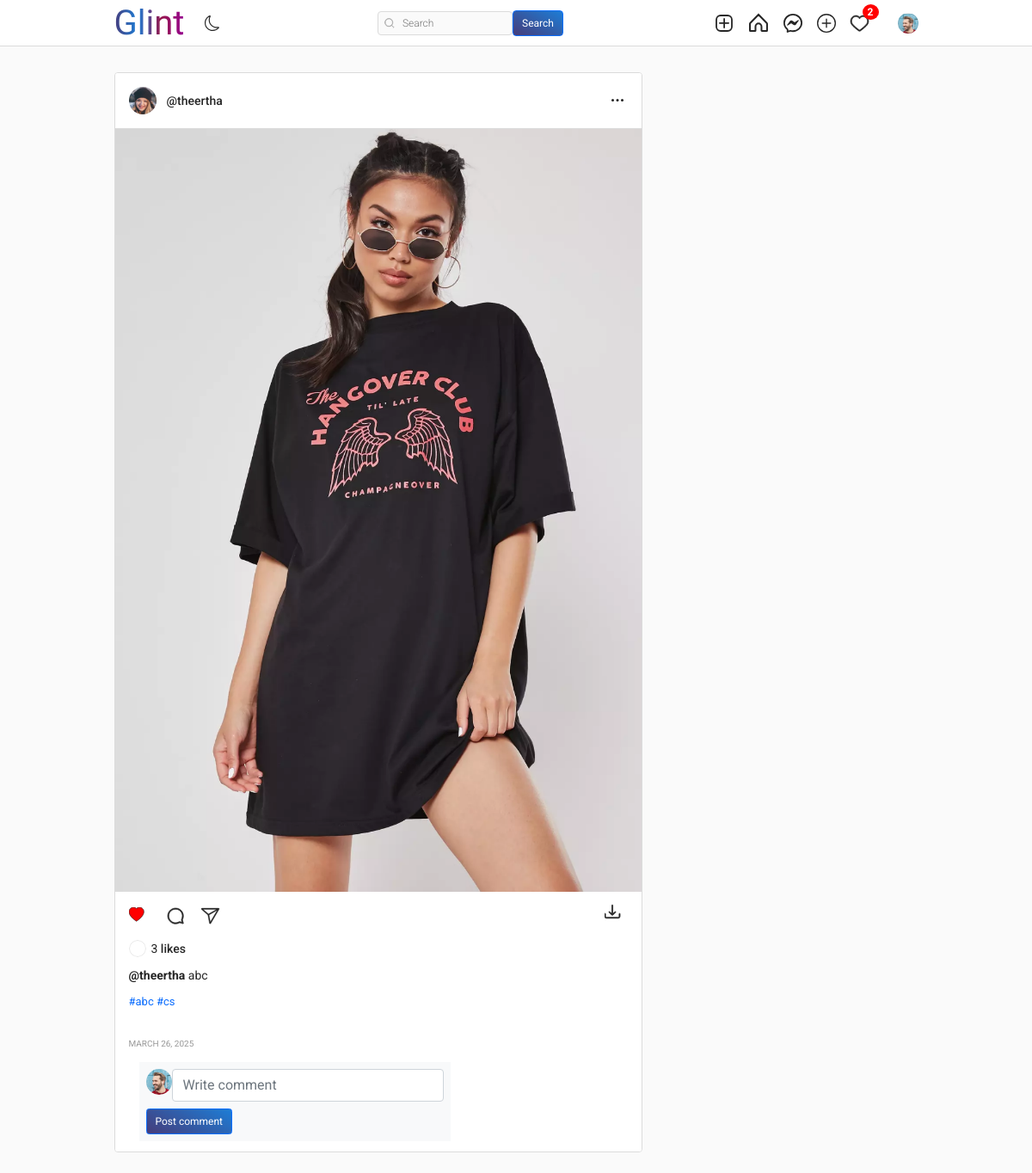
The app's page /post/27288815-5d88-4959-9808-7f38b6192b43 (signed in) with its own data.
### authy/models.py (models this page shows, shortened)
class Profile(models.Model):
    user = models.OneToOneField(User, related_name='profile', on_delete=models.CASCADE)
    image = models.ImageField(upload_to="profile_pciture", null=True, default="default.jpg")
    first_name = models.CharField(max_length=200, null=True, blank=True)
    last_name = models.CharField(max_length=200, null=True, blank=True)
    bio = models.CharField(max_length=200, null=True, blank=True)
    location = models.CharField(max_length=200, null=True, blank=True)
    url = models.URLField(max_length=200, null=True, blank=True)
    favourite = models.ManyToManyField(Post, blank=True)

### app/models.py (models this page shows, shortened)
class Post(models.Model):
    id = models.UUIDField(primary_key=True, default=uuid.uuid4, editable=False)
    picture = models.ImageField(upload_to=user_directory_path, verbose_name="Picture", null=True)
    caption = models.CharField(max_length=10000, verbose_name="Caption")
    posted = models.DateField(auto_now_add=True)
    tags = models.ManyToManyField(Tag, related_name="tags")
    user = models.ForeignKey(User, on_delete=models.CASCADE)
    likes = models.IntegerField(default=0)

class Tag(models.Model):
    title = models.CharField(max_length=75, verbose_name='Tag')
    slug = models.SlugField(null=False, unique=True)
    class Meta:
        verbose_name = 'Tag'
        verbose_name_plural = 'Tags'
    def get_absolute_url(self):
        return reverse('tags', args=[self.slug])
    def __str__(self):
        return self.title

### app/views.py (the view)
# urls.py: path('<uuid:post_id>', PostDetail, name='post-details'),
@login_required
def PostDetail(request, post_id):
    user = request.user
    post = get_object_or_404(Post, id=post_id)
    comments = Comment.objects.filter(post=post).order_by('-date')
    post.liked = Likes.objects.filter(user=user, post=post).exists()
    profile = Profile.objects.get(user=user)
    post.favourited = profile.favourite.filter(id=post.id).exists()
    if request.method == "POST":
        form = NewCommentForm(request.POST)
        if form.is_valid():
            comment = form.save(commit=False)
            comment.post = post
            comment.user = user
            comment.save()
            return HttpResponseRedirect(reverse('post-details', args=[post.id]))
    else:
        form = NewCommentForm()
    context = {
        'post': post,
        'form': form,
        'comments': comments,
        'liked': post.liked,
    }
    return render(request, 'postdetail.html', context)

### comment/forms.py
class NewCommentForm(forms.ModelForm):
    body = forms.CharField(widget=forms.TextInput(attrs={'class': 'input', 'placeholder': 'Write comment'}), required=True)
    class Meta:
        model = Comment
        fields = ("body",)

### directs/views.py (called while the page is built)
def checkDirects(request):
	directs_count = 0
	if request.user.is_authenticated:
		directs_count = Message.objects.filter(user=request.user, is_read=False).count()
	return {'directs_count':directs_count}

### notification/views.py (called while the page is built)
def CountNotifications(request):
	count_notifications = 0
	if request.user.is_authenticated:
		count_notifications = Notification.objects.filter(user=request.user, is_seen=False).count()
	return {'count_notifications':count_notifications}

### templates/postdetail.html (shortened to what this page needs)
{% extends 'base.html' %}
{% load static %}
{% load crispy_forms_tags %}
{% block content %}
<head>
</head>
    <main class="main-container">
        <section class="content-container">
            <div class="content">
                <div class="posts">
                    <article class="post">
                        <div class="post__header">
                            <div class="post__profile">
                                <a href="{% url 'profile' post.user %}" class="post__avatar">
                                    <img src="{{ post.user.profile.image.url }}" alt="User Picture">
                                </a>
                                <a href="{% url 'profile' post.user %}" class="post__user">@{{ post.user.username }}</a>
                            </div>
                            <button class="post__more-options">
                                <svg width="24" height="24" viewBox="0 0 24 24" fill="none" xmlns="http://www.w3.org/2000/svg">
                                    <circle cx="6.5" cy="11.5" r="1.5" fill="var(--text-dark)"/>
                                    <circle cx="12" cy="11.5" r="1.5" fill="var(--text-dark)"/>
                                    <circle cx="17.5" cy="11.5" r="1.5" fill="var(--text-dark)"/>
                                </svg>
                            </button>
                        </div>
                        <div class="post__content">
                            <div class="post__medias">
                                <a href="{% url 'post-details' post.id %}"><img class="post__media" src="{{ post.picture.url }}" alt="Post Content" style="width:1000%; object-fit: contain;"></a>
                            </div>
                        </div>
                        <div class="post__footer">
                            <div class="post__buttons">
                                {% if post.liked %}
                                <a href="{% url 'like' post.id %}" class="post__button">
                                    <svg width="24" height="24" viewBox="0 0 24 24" xmlns="http://www.w3.org/2000/svg" fill="red" class="bi bi-heart-fill" style="width: 26; height: 26; margin-top: 6;">
                                        <path fill-rule="evenodd" d="M8 1.314C12.438-3.248 23.534 4.735 8 15-7.534 4.736 3.562-3.248 8 1.314" stroke="var(--text-dark)" stroke-width="0.6"/>
                                      </svg>
                                </a>
                                {% endif %}
                                <button class="post__button">
                                </button>
                                <button class="post__button">
                                </button>
                                <button class="post__button post__button--align-right">
                                </button>
                            </div>
                            <div class="post__infos">
                                <div class="post__likes">
                                    <a href="#" class="post__likes-avatar">
                                    </a>
                                    <span>{{post.likes}} <a class="post__name--underline" href="#">likes</a> <a href="#"></a></span>
                                </div>
                                <div class="post__description">
                                    <span>
                                        <a class="post__name--underline" href="#"><b>@{{post.user.username}}</b></a>
                                        {{post.caption}}
                                    </span>
                                </div>
                                <p style="font-size: 13px;">{% for tag in post.tags.all %}
                                    <a href="{{ tag.get_absolute_url }}" style="text-decoration: none;">
                                        #{{ tag }}
                                    </a>
                                    {% endfor %}
                                </p>
                                <span class="post__date-time">{{post.posted}}</span>
                                <div class="container mt-1">
                                    <div class="d-flex justify-content-right row">
                                        <div class="col-md-8 col-lg-8">
                                            <div class="d-flex flex-column comment-section">
                                                <form method="POST">
                                                    <div class="bg-light p-2">
                                                        <div class="d-flex flex-row align-items-start"><img class="rounded-circle" src="{{request.user.profile.image.url}}" width="30" height="30">{{form.body}}</div>
                                                        <div class="mt-2 text-right"><button class="btn btn-primary btn-sm shadow-none" type="submit">Post comment</button></div>
                                                    </div>
                                                </form>
                                            </div>
                                        </div>
                                    </div>
                                </div>
                            </div>
                        </div>
                    </article>
                </div>
            </div>
        </section>
    </main>
{% endblock content %}

### templates/base.html (shortened to what this page needs)
{% load static %}
<!DOCTYPE html>
<html lang="en">
<head>
    <link rel="stylesheet" href="https://cdn.jsdelivr.net/npm/bootstrap-icons@1.8.1/font/bootstrap-icons.css">
    <link href="https://cdn.jsdelivr.net/npm/bootstrap@5.1.3/dist/css/bootstrap.min.css" rel="stylesheet">
    <link rel="stylesheet" type="text/css" href="{% static 'assets1/style.css' %}">
    {% block extra_css %}
    <link rel="stylesheet" type="text/css" href="{% static 'assets1/style3.css' %}">
    {% endblock %}
</head>
<body>
    <header class="header">
        <nav class="header__content">
            <div class="header__buttons">
                    <div class="logos">
                        <p class="zen-dots-regular">Glint</p>
                    </div>
                <button class="header__theme-button" title="Toggle Theme">
                </button>
            </div>
            <form action="{% url 'search-users' %}" method="GET">
                <div class="header__search">
                    <input type="text" placeholder="Search" name="q" value="{{ request.GET.q }}">
                    <button class="btn btn-primary" type="submit">Search</button>
                </div>
            </form>
            <div class="header__buttons header__buttons--desktop">
                <a href="{% url 'newpost' %}">
                </a>
                <a href="{% url 'index' %}">
                </a>
                <a href="{% url 'message' %}" class="icon-wrapper" >
                </a>
                <a href="{% url 'newstory' %}">
                </a>
                <a href="{% url 'show-notification' %}" class="icon-wrapper">
                    {% if count_notifications %}
                        <span class="notification-badge">{{ count_notifications }}</span>
                    {% endif %}
                </a>
                <a href="">
                    <button class="profile-button">
                        <a href="{% url 'profile' request.user %}">
                            <div class="profile-button__picture">
                                <img src="{{request.user.profile.image.url}}" alt="User Picture">
                            </div>
                        </a>
                    </button>
                </a>
            </div>
        </nav>
    </header>
    {% block content %}
    {% endblock content %}
</body>
</html>

### static/assets1/style3.css (style rules this page uses)
.bi-heart-fill { width: 24px; height: 24px; }

### templates/base.html (style rules this page uses)
.notification-badge { position: absolute; top: -10px; right: -10px; padding: 2px 6px; min-width: 18px; height: 18px; background: red; color: white; border-radius: 50%; padding: 2px 6px; font-size: 12px; font-weight: bold; display: flex; align-items: center; justify-content: center; line-height: 1; }
.icon-wrapper { position: relative; display: inline-block; width: 24px; height: 24px; }
.zen-dots-regular { font-family: "Zen Dots", sans-serif; font-weight: 500; font-style: normal; font-size: 2.5rem; justify-items: center; margin-bottom: 0; background: linear-gradient(90deg, #463c7c, #1d7dd6, #96164b,#970490); -webkit-background-clip: text; -webkit-text-fill-color: transparent; background-clip: text; display: inline-block; color: #e74c3c; }
.header__theme-button { padding: 4px 8px; border: none; border-radius: 4px; cursor: pointer; width: auto; height: 32px; display: flex; align-items: center; justify-content: flex-start; }
.header__theme-button svg { width: 18px; height: 18px; stroke-width: 0.5; flex-shrink: 0; }
.header__content { padding: 5px; }
.btn-primary { background: linear-gradient(30deg, #463c7a, #1d7dd6); }
@media (min-width: 620px) { .content-container { padding: 30px 0 24px; } }
@media (min-width: 620px) { .content { gap: 24px; } }
@media (min-width: 620px) { .posts { gap: 24px; } }
@media (min-width: 620px) { .post { border: 1px solid var(--border); border-radius: 4px; } }
@media (min-width: 620px) { .post__footer { padding: 4px 8px 12px; } }
@media (min-width: 620px) { .post__date-time { margin-top: 6px; } }
@media (min-width: 768px) { :root { --header-height: 54px; --nav-height: 0px; } }
@media (min-width: 768px) { .header__content { padding: 0 20px; } }
@media (min-width: 768px) { .header__search { display: flex; } }
@media (min-width: 1024px) { .main-container { background-color: var(--secondary); } }
@media (min-width: 1024px) { .content { margin: unset; } }

### templates/postdetail.html (style rules this page uses)
body { background-color: var(--primary); }
.shadow-none { box-shadow: none; }
.btn-primary { padding: 5px 10px 5px 10px; font-size: 12px; }

### records on screen
Post: user.profile.image (picture), user.username "theertha", picture (picture), likes "3", caption "abc", posted "MARCH 26, 2025"
Tag: title "abc"
Tag: title "cs"

### other values on screen
{{ count_notifications }} "2"
